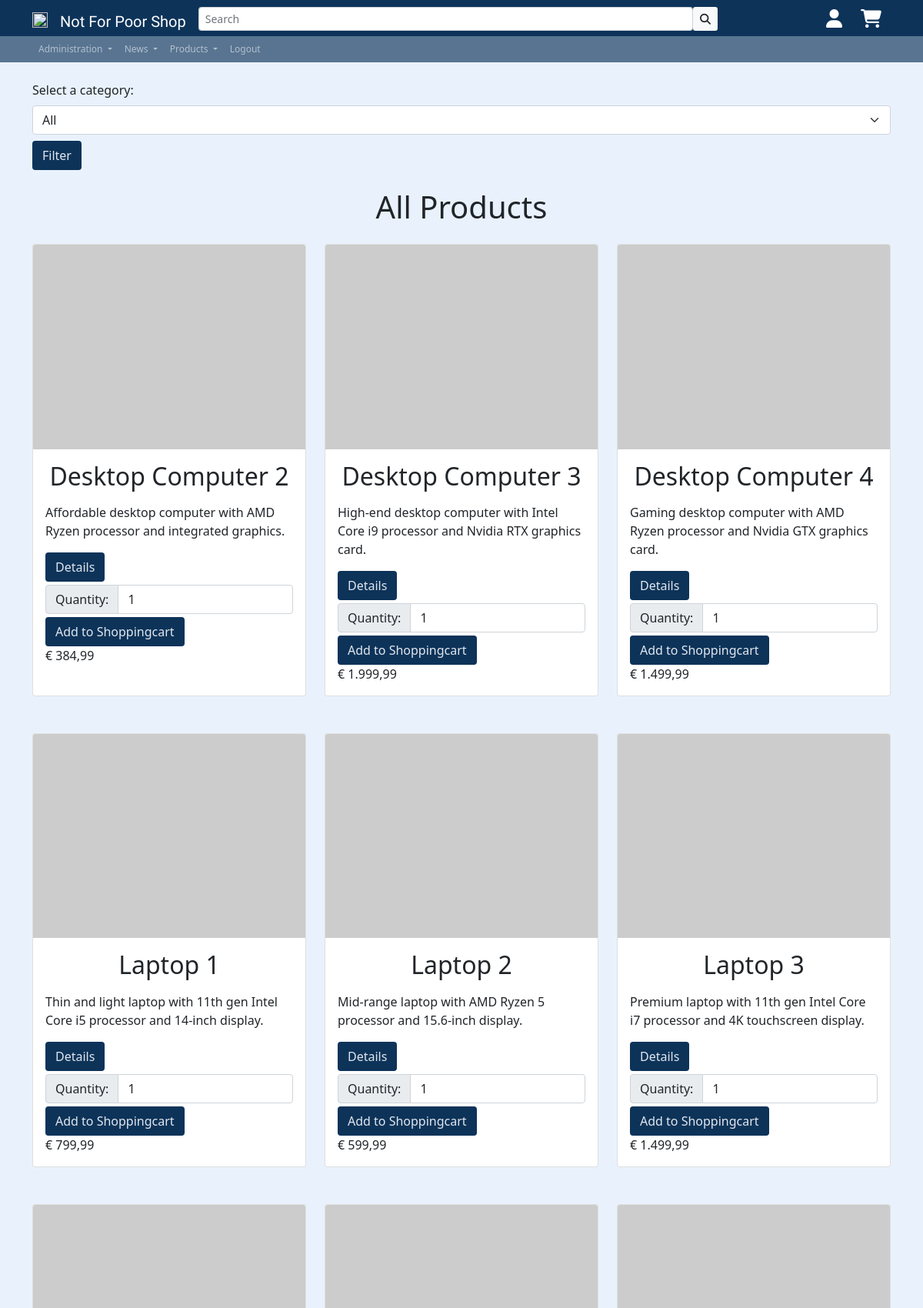
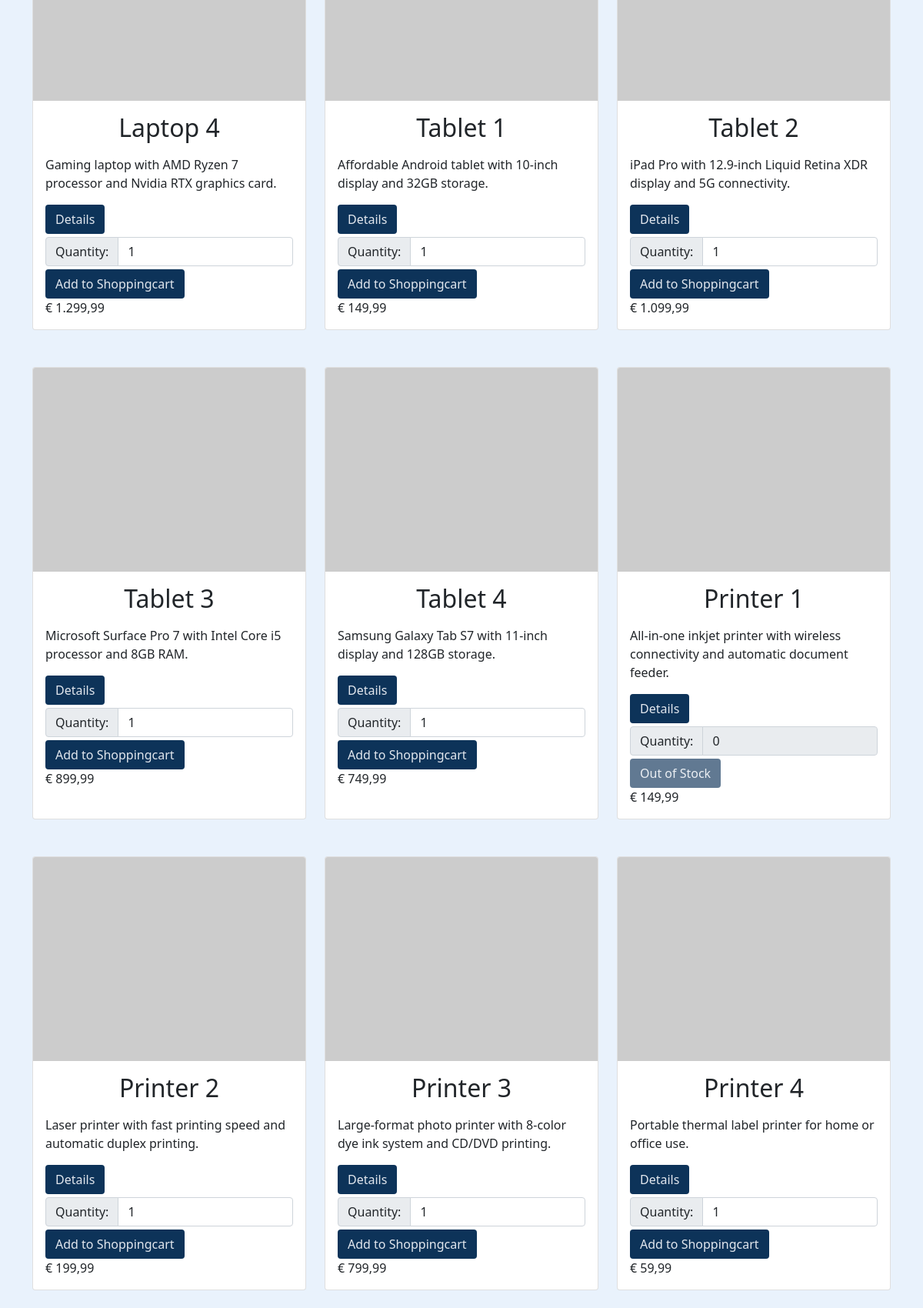
The page /app/inc/pgs/prod_display.php (signed in, upper part) on the database its author committed (2 pictures, top to bottom).
### tables this page shows
CREATE TABLE `products` (
  `id` int(11) NOT NULL,
  `seller_id` int(11) NOT NULL,
  `category_id` int(11) NOT NULL,
  `name` varchar(50) NOT NULL,
  `description` text DEFAULT NULL,
  `price` decimal(10,2) NOT NULL,
  `Discount` decimal(10,2) DEFAULT NULL,
  `Stock` int(11) DEFAULT NULL
);

### app/inc/pgs/prod_display.php (the view, shortened to what this page needs)
<!DOCTYPE html>
<html lang="en">
<?php
include '../includes/head.php';
?>
<?php
require_once('../../config/dbaccess.php');
$connection = mysqli_connect($host, $user, $password, $database);
$category_name = "All Products";
$category_id = "";
?>
<head>
</head>
<body>
    <div class="container py-4">
        <form action="" method="get" class="mb-4">
            <label for="category_id" class="form-label">Select a category:</label>
            <select id="category_id" name="category_id" class="form-select">
                <option value="">All</option>
            </select>
            <button type="submit" class="btn secondary-bg-color btn-block secondary-color mt-2">Filter</button>
        </form>
        <h1 class="text-center mb-4">
            <?php echo $category_name; ?>
        </h1>
        <div class="row row-cols-1 row-cols-sm-2 row-cols-lg-3 g-4">
            <?php
            if (isset($_GET['category_id']) && $category_id >= 1 && $category_id <= 15) {
                $category_id = $_GET['category_id'];
                $sql = "SELECT p.id, p.name, p.description, p.price, p.Discount, p.Stock, pi.image_path
            FROM products p
            LEFT JOIN product_images pi ON p.id = pi.product_id
            WHERE p.category_id = $category_id";
                $result = mysqli_query($connection, $sql);
                while ($row = mysqli_fetch_assoc($result)) {
                    $id = $row['id'];
                    $name = $row['name'];
                    $description = $row['description'];
                    $price = $row['price'];
                    $img = $row['image_path'];
                    $stock = intval($row['Stock']);
                    $discount = $row['Discount'];
                    $discountedPrice = $price - ($price * $discount / 100);
                    echo '<div class="col mb-4">';
                    echo '<div class="card h-100">';
                    if ($img != NULL) {
                        echo '<img src=' . $img . ' class="card-img-top" alt="' . $name . '">';
                    } else {
                        echo '<img src="https://via.placeholder.com/400x300/2D2D2D/FFFFFF/?text=' . $name . '" class="card-img-top" alt="' . $name . '">';
                    }
                    echo '<div class="card-body">';
                    echo '<h2 class="card-title text-center mb-3">' . $name . '</h2>';
                    echo '<p class="card-text">' . $description . '</p>';
                    echo '<form method="post" action="addtocart.php">';
                    echo '<a href="prod_details.php?id=' . @$id . '" class="btn secondary-bg-color btn-block secondary-color ms-auto">Details</a>';
                    echo '<div class="input-group my-1">';
                    echo '<label class="input-group-text" for="quantity-' . $id . '">Quantity:</label>';
                    echo $stock == 0 ?
                        '<input type="number" class="form-control" id="quantity-' . $id . '" name="quantity" min="1" value="0" disabled>'
                        :
                        '<input type="number" class="form-control" id="quantity-' . $id . '" name="quantity" min="1" value="1" max=' . $stock . '>';
                    echo '</div>';
                    echo '<input type="hidden" name="product_id" value="' . $id . '">';
                    echo $stock == 0 ?
                        '<button type="submit" class="btn secondary-bg-color btn-block secondary-color disabled">Sold Out</button>'
                        :
                        '<button type="submit" class="btn secondary-bg-color btn-block secondary-color">Add to Shoppingcart</button>';
                    echo '</form>';
                    echo '<span class="text-end">€ ' . number_format($discountedPrice, 2, ',', '.') . '</span>';
                    echo '</div></div></div>';
                }
            } else {
                $sql = "SELECT p.id, p.name, p.description, p.price, p.Discount, p.Stock, pi.image_path
            FROM products p
            LEFT JOIN product_images pi ON p.id = pi.product_id";
                $result = mysqli_query($connection, $sql);
                while ($row = mysqli_fetch_assoc($result)) {
                    $id = $row['id'];
                    $name = $row['name'];
                    $description = $row['description'];
                    $price = $row['price'];
                    $img = $row['image_path'];
                    $stock = intval($row['Stock']);
                    $discount = $row['Discount'];
                    $discountedPrice = $price - ($price * $discount / 100);
                    echo '<div class="col mb-4">';
                    echo '<div class="card h-100">';
                    if ($img != NULL) {
                        echo '<img src=' . $img . ' class="card-img-top" alt="' . $name . '">';
                    } else {
                        echo '<img src="https://via.placeholder.com/400x300/2D2D2D/FFFFFF/?text=' . $name . '" class="card-img-top" alt="' . $name . '">';
                    }
                    echo '<div class="card-body">';
                    echo '<h2 class="card-title text-center mb-3">' . $name . '</h2>';
                    echo '<p class="card-text">' . $description . '</p>';
                    echo '<form method="post" action="addtocart.php">';
                    echo '<a href="prod_details.php?id=' . @$id . '" class="btn secondary-bg-color btn-block secondary-color ms-auto">Details</a>';
                    echo '<div class="input-group my-1">';
                    echo '<label class="input-group-text" for="quantity-' . $id . '">Quantity:</label>';
                    echo $stock == 0 ?
                        '<input type="number" class="form-control" id="quantity-' . $id . '" name="quantity" min="1" value="0" disabled>'
                        :
                        '<input type="number" class="form-control" id="quantity-' . $id . '" name="quantity" min="1" value="1" max=' . $stock . '>';
                    echo '</div>';
                    echo $stock == 0 ?
                        '<button type="submit" class="btn secondary-bg-color btn-block secondary-color disabled">Out of Stock</button>'
                        :
                        '<button type="submit" class="btn secondary-bg-color btn-block secondary-color">Add to Shoppingcart</button>';
                    echo '</form>';
                    echo '<span class="text-end">€ ' . number_format($discountedPrice, 2, ',', '.') . '</span>';
                    echo '</div></div></div>';
                }
            }
            ?>
        </div>
    </div>
</body>
</html>

### app/res/css/styles.css (style rules this page uses)
html { height: 100%; }
body { background-color: #e9f2fc; font-family: "Segoe UI", Tahoma, Geneva, Verdana, sans-serif; background-image: none; background-repeat: no-repeat; background-position: center; background-attachment: fixed; }
.secondary-bg-color { background-color: #0d3359; }
.secondary-color { color: #e2e7ee; }

### rows shown on the page
products: name "Desktop Computer 2", description "Affordable desktop computer with AMD Ryzen processor and integrated graphics.", Stock "Add to Shoppingcart", discountedPrice "384,99"
products: name "Desktop Computer 3", description "High-end desktop computer with Intel Core i9 processor and Nvidia RTX graphics card.", Stock "Add to Shoppingcart", price "1.999,99"
products: name "Desktop Computer 4", description "Gaming desktop computer with AMD Ryzen processor and Nvidia GTX graphics card.", Stock "Add to Shoppingcart", price "1.499,99"
products: name "Laptop 1", description "Thin and light laptop with 11th gen Intel Core i5 processor and 14-inch display.", Stock "Add to Shoppingcart", price "799,99"
products: name "Laptop 2", description "Mid-range laptop with AMD Ryzen 5 processor and 15.6-inch display.", Stock "Add to Shoppingcart", price "599,99"
products: name "Laptop 3", description "Premium laptop with 11th gen Intel Core i7 processor and 4K touchscreen display.", Stock "Add to Shoppingcart", price "1.499,99"
products: name "Laptop 4", description "Gaming laptop with AMD Ryzen 7 processor and Nvidia RTX graphics card.", Stock "Add to Shoppingcart", price "1.299,99"
products: name "Tablet 1", description "Affordable Android tablet with 10-inch display and 32GB storage.", Stock "Add to Shoppingcart", price "149,99"
products: name "Tablet 2", description "iPad Pro with 12.9-inch Liquid Retina XDR display and 5G connectivity.", Stock "Add to Shoppingcart", price "1.099,99"
products: name "Tablet 3", description "Microsoft Surface Pro 7 with Intel Core i5 processor and 8GB RAM.", Stock "Add to Shoppingcart", price "899,99"
products: name "Tablet 4", description "Samsung Galaxy Tab S7 with 11-inch display and 128GB storage.", Stock "Add to Shoppingcart", price "749,99"
products: name "Printer 1", description "All-in-one inkjet printer with wireless connectivity and automatic document feeder.", Stock "Out of Stock", price "149,99"
products: name "Printer 2", description "Laser printer with fast printing speed and automatic duplex printing.", Stock "Add to Shoppingcart", price "199,99"
products: name "Printer 3", description "Large-format photo printer with 8-color dye ink system and CD/DVD printing.", Stock "Add to Shoppingcart", price "799,99"
products: name "Printer 4", description "Portable thermal label printer for home or office use.", Stock "Add to Shoppingcart", price "59,99"

### other values the page prints
$category_name "All Products"
